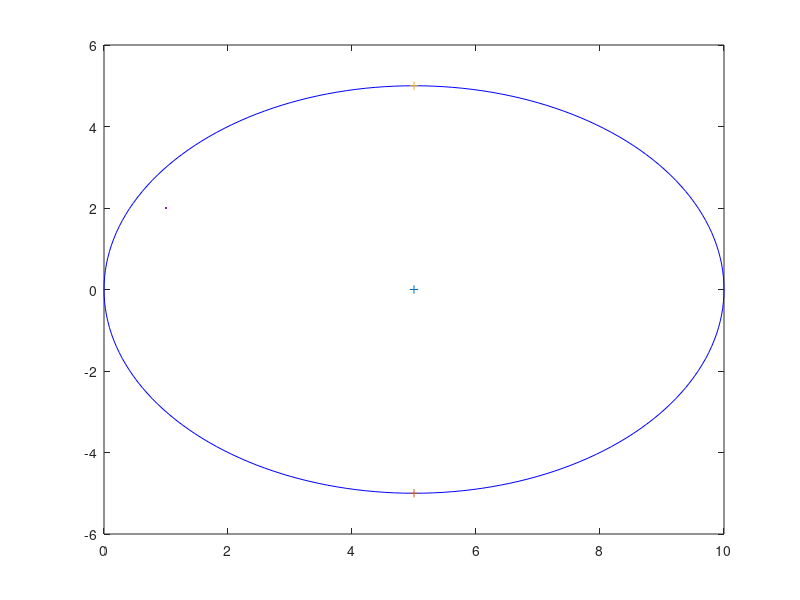

Source code (MATLAB): (Note: this script raises an error after producing the figure.)
clc
clear 
close all

sigma_x=input('sigma_x=');
sigma_y=input('sigma_y=');
tau_xy=input('tau_xy,+if counterclockwise =');


%calculation of theeta p
theeta_p=(0.5*atan(2*tau_xy/((sigma_x-sigma_y)))*180/(pi));
%calculation of theeta s
theeta_s=(0.5*atan((sigma_y-sigma_x)/(2*tau_xy)))*180/pi;
%calculation of sigma average
sigma_avg=(sigma_x+sigma_y)/2;

%calculating radius of mohr circle
R=(((sigma_x-sigma_y)/2)^2+tau_xy^2)^0.5;
%calculating sigma max and sigma min
sigma_max=sigma_avg+R;
sigma_min=sigma_avg-R;
%circle description
x0=sigma_avg;
y0=0;
phi=0:pi/100:2*pi;
x=x0+R*cos(phi);
y=y0+R*sin(phi);
figure;
plot(x,y,'b',sigma_avg,0,'+',sigma_x,-tau_xy,'+',sigma_y,+tau_xy,'+',LineWidth=2);
line([sigma_x sigma_y],[-tau_xy tau_xy],linewidth=2);
axis tight;

xlabel('sigma axis');
ylabel('tau axis(clockwise) above x-axis');
title('Mohr circle');
grid minor;
axis on;

disp(['sigma_avg= ',num2str(sigma_avg)]);
disp(['R= ',num2str(R)]);
disp(['tau_max= ',num2str(R)]);
disp(['The value of normal stress when shear stress is max is ',num2str(sigma_avg)]);
disp(['sigma_max(principal stress)= ',num2str(sigma_max)]);
disp(['sigma_min(principal stress)= ',num2str(sigma_min)]);
disp(['x-coordinate of centre= ',num2str(x0)]);
disp(['y-coordinate of centre= ',num2str(y0)]);
disp(['angle at which shear stress vanishes(principal plane)= ',num2str(theeta_p),' and ',num2str(90+theeta_p)]);
disp(['angle at which shear stress is max= ',num2str(theeta_s),' and ',num2str(90+theeta_s)]);

theeta=input('Enter the angle:');
theeta2=theeta*pi/180;
%%calculating sigmax,y and tauxy dash
sigma_xdash=(sigma_avg+((sigma_x-sigma_y)*0.5)*cos(2*theeta2)+tau_xy*sin(2*theeta2));
sigma_ydash=(sigma_avg-((sigma_x-sigma_y)*0.5)*cos(2*theeta2)-tau_xy*sin(2*theeta2));
tau_xydash=(-((sigma_x-sigma_y)*0.5)*sin(2*theeta2)+tau_xy*cos(2*theeta2));
disp(['sigma_xdash= ',num2str(sigma_xdash)]);
disp(['sigma_ydash= ',num2str(sigma_ydash)]);
disp(['tau_xydash= ',num2str(tau_xydash)]);